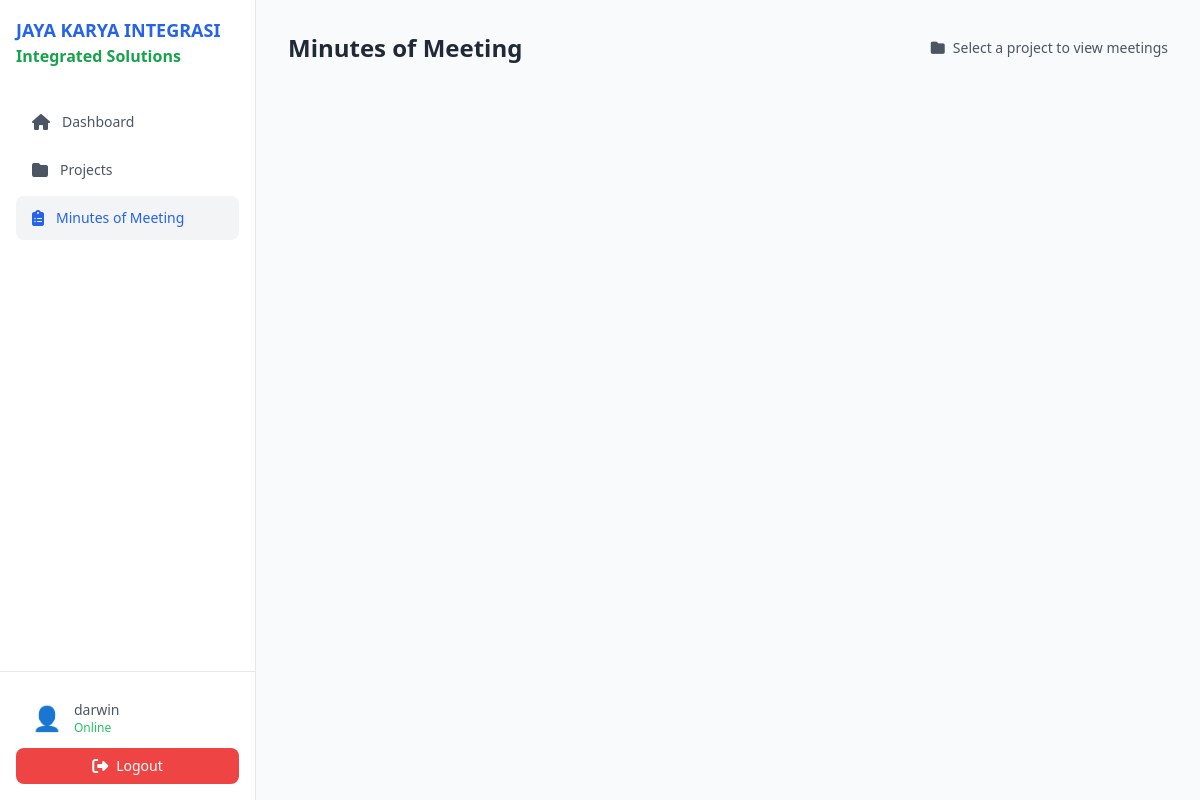
/mom/ (signed in), run on an earlier commit of the app's database.
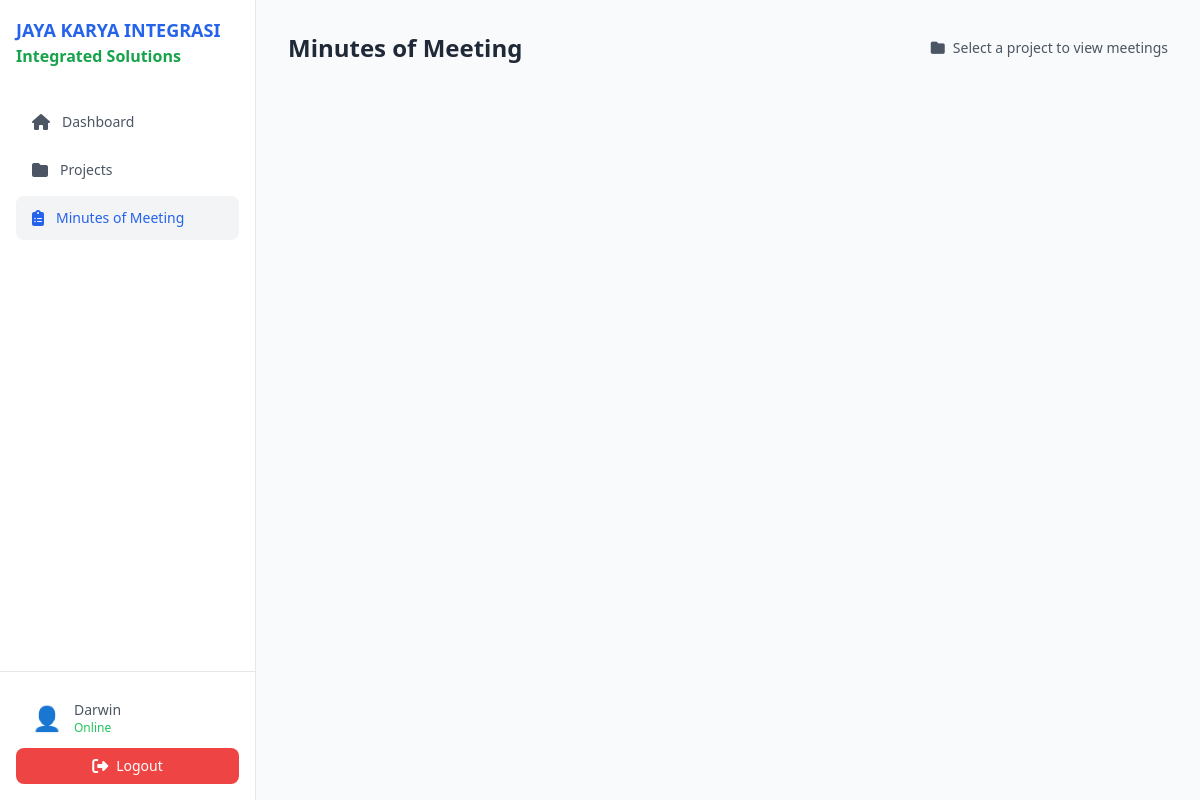
And on a later commit of the database.
### tracker/models.py (models this page shows, shortened)
class CustomUser(AbstractBaseUser, PermissionsMixin):
    email = models.EmailField(unique=True)
    first_name = models.CharField(max_length=30)
    last_name = models.CharField(max_length=30)
    is_active = models.BooleanField(default=True)
    is_staff = models.BooleanField(default=False)
    date_joined = models.DateTimeField(auto_now_add=True)
    objects = CustomUserManager()
    USERNAME_FIELD = 'email'
    REQUIRED_FIELDS = ['first_name', 'last_name']

### tracker/views.py (the view)
# urls.py: path('mom/', views.mom_view, name='mom_view'),
@login_required
def mom_view(request):
    return render(request, 'tracker/mom.html')

### tracker/templates/tracker/mom.html (shortened to what this page needs)
{% load static %}
<!DOCTYPE html>
<html lang="en">
<head>
    <script src="https://cdn.tailwindcss.com"></script>
    <link rel="stylesheet" href="https://cdnjs.cloudflare.com/ajax/libs/font-awesome/6.4.0/css/all.min.css">
</head>
<body class="bg-gray-50">
    <div class="flex h-screen">
        <div class="w-64 bg-white border-r border-gray-200 flex flex-col">
            <div class="p-4">
                <div class="flex items-center space-x-2 text-lg font-bold text-blue-600"><span>JAYA KARYA INTEGRASI</span></div>
                <div class="mb-8"><span class="text-green-600 font-bold">Integrated Solutions</span></div>
                <nav class="space-y-1">
                    <a href="{% url 'index' %}" class="flex items-center space-x-3 px-4 py-3 rounded-lg text-gray-600 hover:bg-gray-100"><i class="fas fa-home"></i><span class="text-sm font-medium">Dashboard</span></a>
                    <a href="{% url 'projects' %}" class="flex items-center space-x-3 px-4 py-3 rounded-lg text-gray-600 hover:bg-gray-100"><i class="fas fa-folder"></i><span class="text-sm font-medium">Projects</span></a>
                    <a href="{% url 'mom_view' %}" class="flex items-center space-x-3 px-4 py-3 rounded-lg bg-gray-100 text-blue-600"><i class="fas fa-clipboard-list"></i><span class="text-sm font-medium">Minutes of Meeting</span></a>
                </nav>
            </div>
            <div class="mt-auto p-4 border-t border-gray-200">
                <div class="flex items-center space-x-3 px-4 py-3 rounded-lg text-gray-600">
                    <span class="text-2xl">👤</span>
                    <div>
                        {% if user.is_authenticated %}
                            <p class="text-sm font-medium">{{ user.first_name|default:user.email }}</p>
                            <p class="text-xs text-green-500">Online</p>
                        {% else %}
                            <p class="text-sm font-medium">Guest</p>
                        {% endif %}
                    </div>
                </div>
                 <form id="logout-form" method="POST" action="{% url 'logout' %}">
                    <button type="submit" class="w-full flex items-center justify-center space-x-2 px-4 py-2 rounded-lg text-white bg-red-500 hover:bg-red-600 transition-colors"><i class="fas fa-sign-out-alt"></i><span class="text-sm font-medium">Logout</span></button>
                </form>
            </div>
        </div>
        <div class="flex-1 overflow-y-auto">
            <div id="projectListView" class="p-8"><div class="flex justify-between items-center mb-8"><h1 class="text-2xl font-bold text-gray-800">Minutes of Meeting</h1><div class="flex items-center space-x-2 text-sm text-gray-600"><i class="fas fa-folder"></i><span>Select a project to view meetings</span></div></div><div class="grid grid-cols-1 md:grid-cols-2 lg:grid-cols-3 gap-6"></div></div>
        </div>
    </div>
</body>
</html>

What changed in the data, as far as the page shows it:
changed CustomUser: first_name "darwin" → "Darwin"
